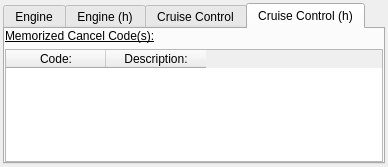
<?xml version="1.0" encoding="UTF-8"?>
<ui version="4.0">
 <class>engineDCcontent_Form</class>
 <widget class="QWidget" name="engineDCcontent_Form">
  <property name="geometry">
   <rect>
    <x>0</x>
    <y>0</y>
    <width>388</width>
    <height>167</height>
   </rect>
  </property>
  <property name="sizePolicy">
   <sizepolicy hsizetype="Expanding" vsizetype="Expanding">
    <horstretch>0</horstretch>
    <verstretch>0</verstretch>
   </sizepolicy>
  </property>
  <property name="minimumSize">
   <size>
    <width>0</width>
    <height>0</height>
   </size>
  </property>
  <property name="font">
   <font>
    <family>Liberation Sans</family>
   </font>
  </property>
  <property name="windowTitle">
   <string>Diagnostic Codes</string>
  </property>
  <layout class="QGridLayout" name="gridLayout">
   <property name="margin">
    <number>3</number>
   </property>
   <property name="spacing">
    <number>3</number>
   </property>
   <item row="0" column="0">
    <widget class="QTabWidget" name="DCgroups_tabWidget">
     <property name="sizePolicy">
      <sizepolicy hsizetype="Expanding" vsizetype="Expanding">
       <horstretch>0</horstretch>
       <verstretch>0</verstretch>
      </sizepolicy>
     </property>
     <property name="currentIndex">
      <number>3</number>
     </property>
     <widget class="QWidget" name="engineDTCs_tab">
      <property name="sizePolicy">
       <sizepolicy hsizetype="Expanding" vsizetype="Expanding">
        <horstretch>0</horstretch>
        <verstretch>0</verstretch>
       </sizepolicy>
      </property>
      <attribute name="title">
       <string>Engine</string>
      </attribute>
      <layout class="QGridLayout" name="gridLayout_3">
       <property name="margin">
        <number>0</number>
       </property>
       <property name="spacing">
        <number>6</number>
       </property>
       <item row="0" column="0">
        <widget class="QLabel" name="currOrTempDTCsTitle_label">
         <property name="sizePolicy">
          <sizepolicy hsizetype="Expanding" vsizetype="Preferred">
           <horstretch>0</horstretch>
           <verstretch>0</verstretch>
          </sizepolicy>
         </property>
         <property name="minimumSize">
          <size>
           <width>0</width>
           <height>0</height>
          </size>
         </property>
         <property name="maximumSize">
          <size>
           <width>16777215</width>
           <height>16777215</height>
          </size>
         </property>
         <property name="font">
          <font>
           <underline>true</underline>
          </font>
         </property>
         <property name="text">
          <string>Current/Temporary Diagnostic Trouble Code(s):</string>
         </property>
         <property name="alignment">
          <set>Qt::AlignBottom|Qt::AlignLeading|Qt::AlignLeft</set>
         </property>
        </widget>
       </item>
       <item row="1" column="0">
        <widget class="QTableWidget" name="currOrTempDTCs_tableWidget">
         <property name="editTriggers">
          <set>QAbstractItemView::NoEditTriggers</set>
         </property>
         <property name="alternatingRowColors">
          <bool>true</bool>
         </property>
         <column>
          <property name="text">
           <string>Code:</string>
          </property>
         </column>
         <column>
          <property name="text">
           <string>Description:</string>
          </property>
         </column>
        </widget>
       </item>
      </layout>
     </widget>
     <widget class="QWidget" name="engineDTCsH_tab">
      <attribute name="title">
       <string>Engine (h)</string>
      </attribute>
      <layout class="QGridLayout" name="gridLayout_4">
       <property name="margin">
        <number>0</number>
       </property>
       <item row="0" column="0">
        <widget class="QLabel" name="histOrMemDTCsTitle_label">
         <property name="sizePolicy">
          <sizepolicy hsizetype="Expanding" vsizetype="Preferred">
           <horstretch>0</horstretch>
           <verstretch>0</verstretch>
          </sizepolicy>
         </property>
         <property name="minimumSize">
          <size>
           <width>0</width>
           <height>0</height>
          </size>
         </property>
         <property name="maximumSize">
          <size>
           <width>16777215</width>
           <height>16777215</height>
          </size>
         </property>
         <property name="font">
          <font>
           <underline>true</underline>
          </font>
         </property>
         <property name="text">
          <string>Historic/Memorized Diagnostic Trouble Code(s):</string>
         </property>
         <property name="alignment">
          <set>Qt::AlignBottom|Qt::AlignLeading|Qt::AlignLeft</set>
         </property>
        </widget>
       </item>
       <item row="1" column="0">
        <widget class="QTableWidget" name="histOrMemDTCs_tableWidget">
         <property name="editTriggers">
          <set>QAbstractItemView::NoEditTriggers</set>
         </property>
         <property name="alternatingRowColors">
          <bool>true</bool>
         </property>
         <column>
          <property name="text">
           <string>Code:</string>
          </property>
         </column>
         <column>
          <property name="text">
           <string>Description:</string>
          </property>
         </column>
        </widget>
       </item>
      </layout>
     </widget>
     <widget class="QWidget" name="CCCCs_tab">
      <property name="sizePolicy">
       <sizepolicy hsizetype="Expanding" vsizetype="Expanding">
        <horstretch>0</horstretch>
        <verstretch>0</verstretch>
       </sizepolicy>
      </property>
      <attribute name="title">
       <string>Cruise Control</string>
      </attribute>
      <layout class="QGridLayout" name="gridLayout_5">
       <property name="margin">
        <number>0</number>
       </property>
       <item row="0" column="0">
        <widget class="QLabel" name="latestCCCCsTitle_label">
         <property name="sizePolicy">
          <sizepolicy hsizetype="Expanding" vsizetype="Preferred">
           <horstretch>0</horstretch>
           <verstretch>0</verstretch>
          </sizepolicy>
         </property>
         <property name="minimumSize">
          <size>
           <width>0</width>
           <height>0</height>
          </size>
         </property>
         <property name="maximumSize">
          <size>
           <width>16777215</width>
           <height>16777215</height>
          </size>
         </property>
         <property name="font">
          <font>
           <underline>true</underline>
          </font>
         </property>
         <property name="text">
          <string>Latest Cancel Code(s):</string>
         </property>
         <property name="alignment">
          <set>Qt::AlignBottom|Qt::AlignLeading|Qt::AlignLeft</set>
         </property>
        </widget>
       </item>
       <item row="1" column="0">
        <widget class="QTableWidget" name="latestCCCCs_tableWidget">
         <property name="editTriggers">
          <set>QAbstractItemView::NoEditTriggers</set>
         </property>
         <property name="alternatingRowColors">
          <bool>true</bool>
         </property>
         <column>
          <property name="text">
           <string>Code:</string>
          </property>
         </column>
         <column>
          <property name="text">
           <string>Description:</string>
          </property>
         </column>
        </widget>
       </item>
      </layout>
     </widget>
     <widget class="QWidget" name="CCCCsH_tab">
      <attribute name="title">
       <string>Cruise Control (h)</string>
      </attribute>
      <layout class="QGridLayout" name="gridLayout_6">
       <property name="margin">
        <number>0</number>
       </property>
       <item row="0" column="0">
        <widget class="QLabel" name="memorizedCCCCsTitle_label">
         <property name="sizePolicy">
          <sizepolicy hsizetype="Expanding" vsizetype="Preferred">
           <horstretch>0</horstretch>
           <verstretch>0</verstretch>
          </sizepolicy>
         </property>
         <property name="minimumSize">
          <size>
           <width>0</width>
           <height>0</height>
          </size>
         </property>
         <property name="maximumSize">
          <size>
           <width>16777215</width>
           <height>16777215</height>
          </size>
         </property>
         <property name="font">
          <font>
           <underline>true</underline>
          </font>
         </property>
         <property name="text">
          <string>Memorized Cancel Code(s):</string>
         </property>
         <property name="alignment">
          <set>Qt::AlignBottom|Qt::AlignLeading|Qt::AlignLeft</set>
         </property>
        </widget>
       </item>
       <item row="1" column="0">
        <widget class="QTableWidget" name="memorizedCCCCs_tableWidget">
         <property name="editTriggers">
          <set>QAbstractItemView::NoEditTriggers</set>
         </property>
         <property name="alternatingRowColors">
          <bool>true</bool>
         </property>
         <column>
          <property name="text">
           <string>Code:</string>
          </property>
         </column>
         <column>
          <property name="text">
           <string>Description:</string>
          </property>
         </column>
        </widget>
       </item>
      </layout>
     </widget>
    </widget>
   </item>
  </layout>
 </widget>
 <resources/>
 <connections/>
</ui>
